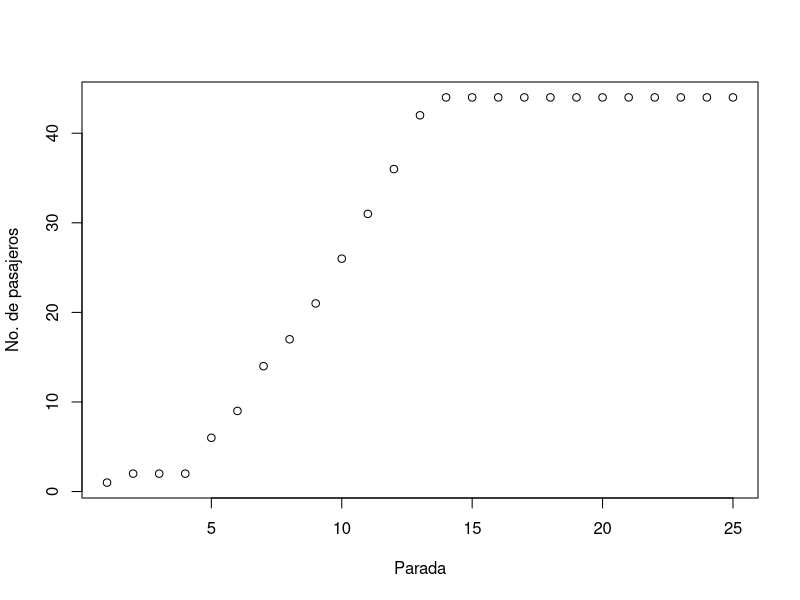
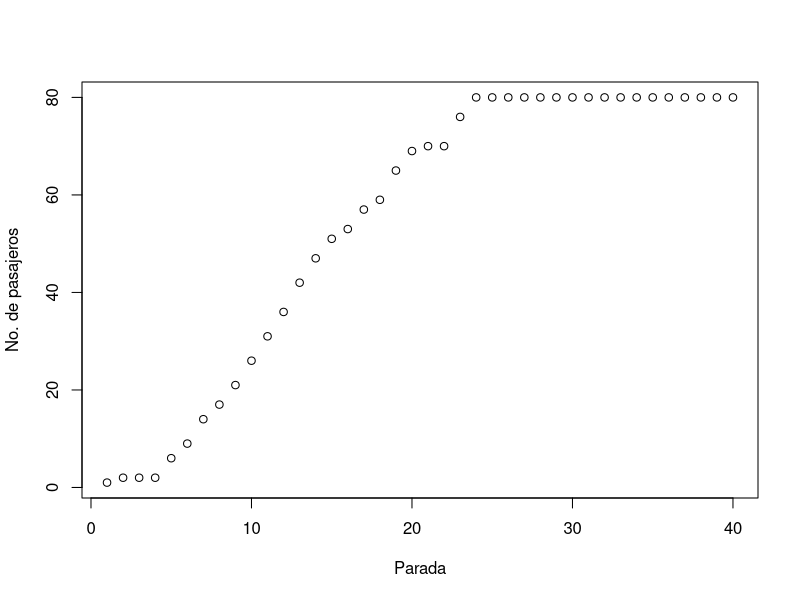
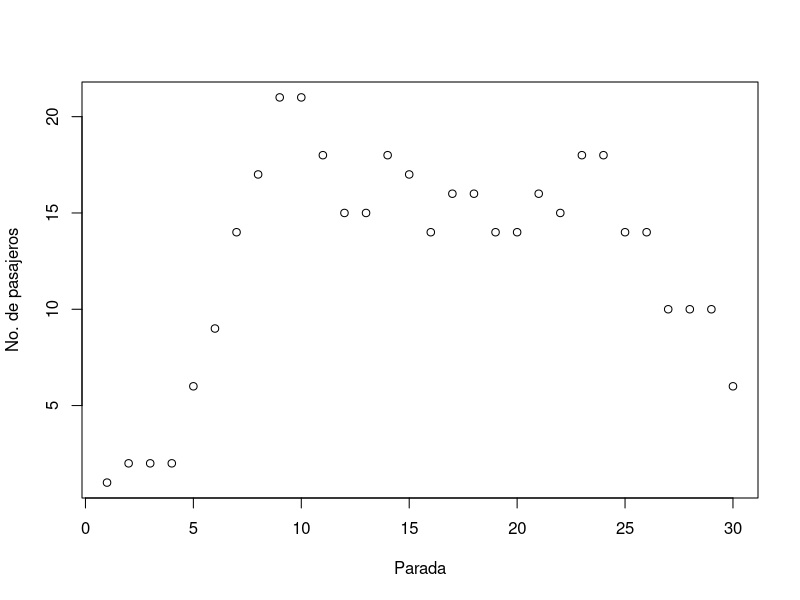

These charts were generated, in order, by the following R code:
## ---- chunk 1
set.seed(11)
paradas <- 25
pasajeros <- 0
registro <- numeric(paradas)
registro[1] <- pasajeros
for (i in 1:paradas) {
  pasajeros <- pasajeros + sample(0:6, 1)
  if (pasajeros >= 44) {
    registro[i:paradas] <- 44
    break
  }
  registro[i] <- pasajeros
}
## ---- chunk 2
plot(registro, xlab='Parada', ylab='No. de pasajeros')
## ---- chunk 3
bus <- function(paradas = 25, maximo = 44) {
  pasajeros <- 0
  registro <- numeric(paradas)
	registro[1] <- pasajeros
	for (i in 1:paradas) {
		pasajeros <- pasajeros + sample(0:6, 1)
		if (pasajeros >= maximo) {
			registro[i:paradas] <- maximo
			cat('Bus lleno!\n')
			break
		}
		registro[i] <- pasajeros
		cat('Parada', i, 'hay', pasajeros, 'pasajeros\n')
	}
	plot(registro, xlab='Parada', ylab='No. de pasajeros')
	registro
}
## ---- chunk 4
set.seed(11)
# Nro. de paradas = 40
# Máximo de pasajeros = 80
x <- bus(40, 80)
## ---- chunk 5
bus <- function(paradas = 25, maximo = 44) {
  pasajeros <- 0
	registro <- numeric(paradas)
	registro[1] <- pasajeros
	for (i in 1:paradas) {
		pasajeros <- pasajeros + sample(0:6, 1)
		if (i >= 10)
			pasajeros <- pasajeros - sample(1:5, 1)
	  registro[i] <- pasajeros
		if (pasajeros >= maximo) {
			registro[i:paradas] <- maximo
			cat('Bus lleno!\n')
			break
		}
		cat('Parada', i, 'hay', pasajeros, 'pasajeros\n')
	}
	plot(registro, xlab='Parada', ylab='No. de pasajeros')
	registro
}
## ---- chunk 6
set.seed(11)
x <- bus(30, 60)
